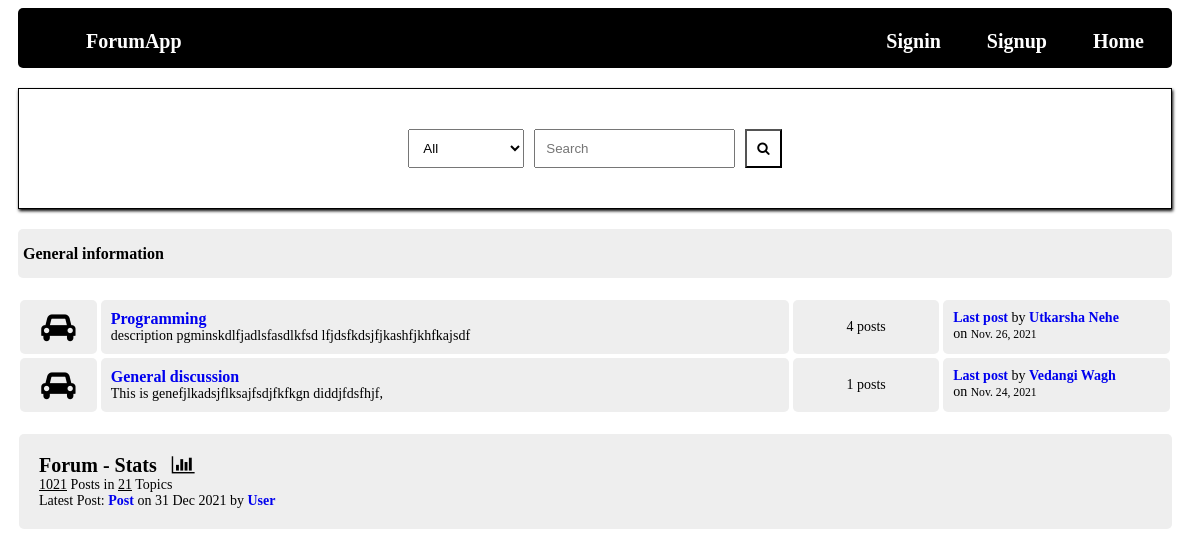
The page / on the database its author committed.
### online_forum/models.py (models this page shows, shortened)
class Category(models.Model):
    title = models.CharField(max_length=100)
    slug = models.SlugField(max_length=200, unique=True, blank=True)
    description = models.TextField(default="Description")
    class Meta:
        verbose_name_plural = "Categories"
    def get_url(self):
        return reverse("posts", kwargs={
            'slug': self.slug
        })
    @property
    def number_of_posts(self):
        return Post.objects.filter(categories=self).count()
    @property
    def last_post(self):
        return Post.objects.filter(categories=self).latest('timestamp')

class Post(models.Model):
    title = models.CharField(max_length=1000)
    slug = models.SlugField(max_length=1500, unique=True, blank=True)
    author = models.ForeignKey(Author, on_delete=models.CASCADE)
    content = HTMLField()
    categories = models.ManyToManyField(Category)
    timestamp = models.DateTimeField(auto_now_add=True)
    approved = models.BooleanField(default=False)
    hit_count_generic = GenericRelation(HitCount, object_id_field='object_pk',
                                        related_query_name='hit_count_generic_relation')
    tags = TaggableManager()
    comments = models.ManyToManyField(Comment, blank=True)
    def get_url(self):
        return reverse("post-detail", kwargs={
            'slug': self.slug
        })

class Author(models.Model):
    user = models.ForeignKey(User, on_delete=models.CASCADE)
    full_name = models.CharField(max_length=255, blank=True)
    slug = models.SlugField(max_length=512, unique=True, blank=True)
    bio = HTMLField()
    points = models.IntegerField(default=0)
    profile_pic = ResizedImageField(size=[50, 80], quality=100, upload_to='authors', default=None, blank=False)

### online_forum/views.py (the view)
# urls.py: path('', views.index, name='index'),
def index(request):
    forums = Category.objects.all()
    context = {'forums': forums}
    return render(request, 'index.html', context)

### templates/index.html (shortened to what this page needs)
{% extends 'base.html' %}
{% block content %}
    <div class="container">
        <div class="forum-title">
            <h1>General information</h1>
        </div>
        <div class="forum-list">
            {% for forum in forums %}
            <div class="forum-row">
                <div class="forum-icon forum-column center">
                    <i class="fa fa-car"></i>
                </div>
                <div class="forum-description forum-column">
                    <h1><a href="{{ forum.get_url }}">{{ forum.title }}</a></h1>
                    <p>{{ forum.description }}</p>
                </div>
                <div class="forum-stats forum-column center">
                    <span>{{ forum.number_of_posts }} posts</span>
                </div>
                <div class="forum-info forum-column">
                    <b><a href="{{ forum.last_post.get_url }}">Last post</a></b>
                    by <a href="#">{{ forum.last_post.author.full_name }}</a>
                    <br/>
                    on <small>{{ forum.last_post.timestamp|date }}</small>
                </div>
            </div>
            {% endfor %}
        </div>
    </div>
    <div class="forum-app-stats">
        <div class="forum-app-stats-title">
            Forum - Stats &nbsp; <i class="fa fa-bar-chart"></i>
        </div>
        <div>
            <span><u>1021</u> Posts in <u>21</u> Topics</span><br/>
            <span>Latest Post: <b><a href="#">Post</a></b> on 31 Dec 2021 by <a href="#">User</a> </span>
        </div>
    </div>
{% endblock content %}

### static/style.css (style rules this page uses)
* { box-sizing: border-box; }
html { font-size: 14px; font-family: 'sans-serif'; }
a { font-weight: bolder; text-decoration: none; }
h1 { font-size: 16px; font-weight: bolder; }
.container { margin-top: 20px; margin-left: 10px; margin-right: 20px; }
.forum-list { margin-top: 20px; }
.forum-title { background-color: #EEEEEE; padding: 5px; border-radius: 5px; }
.forum-description * { margin-block: 0; }
.forum-row { display: grid; grid-template-columns: 7% 60% 13% 20%; }
.forum-column { padding: 10px; margin: 2px; border-radius: 5px; background-color: #EEEEEE; }
.center { display: flex; justify-content: center; align-items: center; }
.forum-icon i { font-size: 30px; }
.forum-app-stats { padding: 20px; background-color: #EEEEEE; margin-top: 20px; margin-left: 11px; margin-right: 20px; margin-bottom: 20px; border-radius: 5px; }
.forum-app-stats-title { font-size: 20px; font-weight: bold; }

### rows shown on the page
Category: title "Programming", description "description pgminskdlfjadlsfasdlkfsd lfjdsfkdsjfjkashfjkhfkajsdf", number_of_posts "4", last_post.author.full_name "Utkarsha Nehe", last_post.timestamp "Nov. 26, 2021"
Category: title "General discussion", description "This is genefjlkadsjflksajfsdjfkfkgn diddjfdsfhjf,", number_of_posts "1", last_post.author.full_name "Vedangi Wagh", last_post.timestamp "Nov. 24, 2021"
